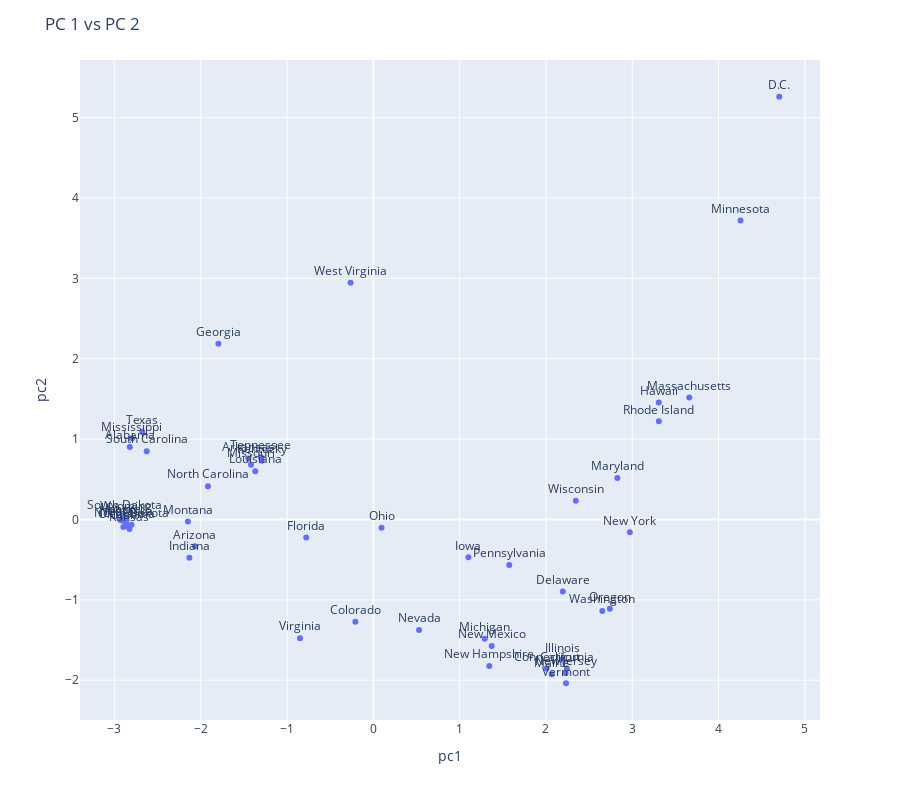

This figure's notebook cell:
### Markdown cell above
<!-- END QUESTION -->

## Question 3g

To label our points, the best option is to use the `plotly` library that we used earlier in this homework. Plotly is an incredibly powerful plotting library that will automatically add axis labels, and will also provide controls so that you can zoom and pan around to look at the data. This semester, we've also used it quite extensively in lecture.

One important skill as a user of modern tools is using existing documentation and examples to get the plot you want.

Using the example given on this page as a [guide](https://plot.ly/python/text-and-annotations/):, create a scatter plot of your **jittered data** from 3f with the following key properties:

1. Your plot should be created using `px.scatter`, and should use the `fig.update_traces` method to set the `textposition`. 
2. Each point should be labeled by the name of the state, and the label should be above the point.

Unfortunately due to current technological limitations, `plotly` graphs don't show up in our PDF outputs. As a result, this part of the problem (3g part i only) is worth 0 points. With that being said, getting this to work as intended is an excellent exercise in learning how to use `plotly`, and you should still do it. Furthermore, you will need the plot from this part for future parts.

*Hint*: You can get a list of the state names with `list(df_1972_to_2016.index)`.

*Hint*: `gapminder` in the example linked is just the name of their dataframe. Your code shouldn't have anything to do with `gapminder` since we're plotting presidential election data, not life expectancies and GDP.

<!--
BEGIN QUESTION
name: q3gi
points: 0
-->

### Code cell
import plotly.express as px

jittered_data = first_2_pcs_jittered.copy()
jittered_data['State'] = df_1972_to_2016.index

fig = px.scatter(jittered_data, x = 'pc1', y='pc2', text='State', size_max=60)
fig.update_traces(textposition='top center')
fig.update_layout(height=800, title_text="PC 1 vs PC 2")

### Figure 1 — Plotly figure (JSON) as saved in the notebook; plotly's stock layout.template omitted (floating-point values rounded to 4 significant figures)
{"data": [{"hoverlabel": {"namelength": 0}, "hovertemplate": "pc1=%{x}<br>pc2=%{y}<br>State=%{text}", "legendgroup": "", "marker": {"color": "#636efa", "symbol": "circle"}, "mode": "markers+text", "name": "", "showlegend": false, "text": ["Alabama", "Alaska", "Arizona", "Arkansas", "California", "Colorado", "Connecticut", "Delaware", "D.C.", "Florida", "Georgia", "Hawaii", "Idaho", "Illinois", "Indiana", "Iowa", "Kansas", "Kentucky", "Louisiana", "Maine", "Maryland", "Massachusetts", "Michigan", "Minnesota", "Mississippi", "Missouri", "Montana", "Nebraska", "Nevada", "New Hampshire", "New Jersey", "New Mexico", "New York", "North Carolina", "North Dakota", "Ohio", "Oklahoma", "Oregon", "Pennsylvania", "Rhode Island", "South Carolina", "South Dakota", "Tennessee", "Texas", "Utah", "Vermont", "Virginia", "Washington", "West Virginia", "Wisconsin", "Wyoming"], "textposition": "top center", "type": "scatter", "x": [-2.822, -2.904, -2.068, -1.449, 2.242, -0.2084, 2.008, 2.195, 4.703, -0.7775, -1.795, 3.306, -2.927, 2.19, -2.131, 1.101, -2.826, -1.294, -1.368, 2.066, 2.827, 3.66, 1.291, 4.255, -2.798, -1.417, -2.149, -2.865, 0.5298, 1.343, 2.227, 1.371, 2.972, -1.916, -2.802, 0.09426, -2.865, 2.74, 1.575, 3.308, -2.626, -2.889, -1.303, -2.678, -2.897, 2.232, -0.8497, 2.653, -0.2644, 2.346, -2.868], "xaxis": "x", "y": [0.9028, -0.01441, -0.3341, 0.7602, -1.855, -1.273, -1.853, -0.8954, 5.26, -0.2237, 2.188, 1.455, -0.0096, -1.743, -0.4773, -0.4706, -0.119, 0.7311, 0.601, -1.926, 0.5165, 1.519, -1.482, 3.719, 1.007, 0.6797, -0.02392, -0.03534, -1.376, -1.822, -1.912, -1.574, -0.1591, 0.4138, -0.06519, -0.1025, -0.07994, -1.109, -0.5669, 1.221, 0.8499, 0.03298, 0.7745, 1.093, -0.09308, -2.038, -1.476, -1.137, 2.945, 0.2324, 0.02595], "yaxis": "y"}], "layout": {"height": 800, "legend": {"tracegroupgap": 0}, "margin": {"t": 60}, "title": {"text": "PC 1 vs PC 2"}, "xaxis": {"anchor": "y", "domain": [0, 1], "title": {"text": "pc1"}}, "yaxis": {"anchor": "x", "domain": [0, 1], "title": {"text": "pc2"}}}}
